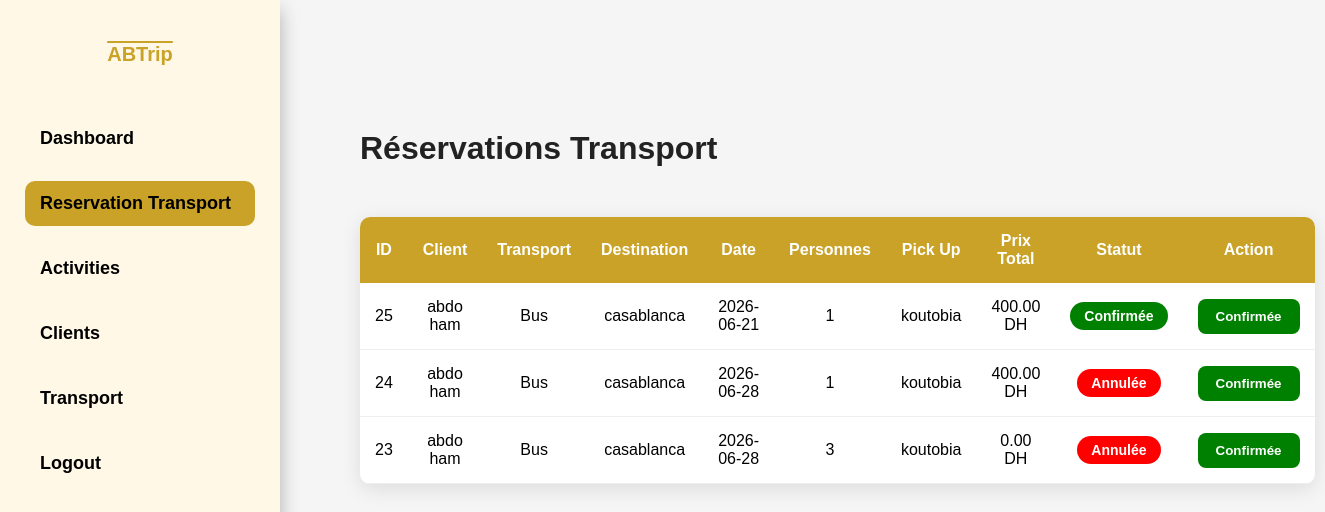
Screenshot of /Dashboard/res_trans.php (signed in) with the database file from the repository.
### tables this page shows
CREATE TABLE `reservation_transport` (
  `id_reservation_transport` int(11) NOT NULL,
  `id_client` int(11) DEFAULT NULL,
  `Id_transport` int(11) DEFAULT NULL,
  `date_transport` date DEFAULT NULL,
  `nb_personnes` int(11) DEFAULT NULL,
  `pickup` varchar(100) DEFAULT NULL,
  `prix_total` decimal(10,2) DEFAULT NULL,
  `statut` varchar(50) DEFAULT 'En attente'
);

CREATE TABLE `client` (
  `id_client` int(11) NOT NULL,
  `nom` varchar(100) NOT NULL,
  `email` varchar(100) NOT NULL,
  `telephone` varchar(20) DEFAULT NULL
);

CREATE TABLE `transport` (
  `Id_transport` int(11) NOT NULL,
  `type_transport` varchar(100) NOT NULL,
  `capacite` int(11) NOT NULL,
  `prix_transport` decimal(10,2) DEFAULT NULL,
  `disponibilite` tinyint(1) DEFAULT 1,
  `pickup` varchar(50) DEFAULT NULL,
  `Destination` varchar(50) DEFAULT NULL,
  `Image_Voiture` varchar(255) DEFAULT NULL
);

### Dashboard/res_trans.php (the view, shortened to what this page needs)
<?php
include_once("connexion.php");
$sql = "
SELECT
    rt.id_reservation_transport,
    rt.date_transport,
    rt.nb_personnes,
    rt.pickup,
    rt.prix_total,
    rt.statut,
    c.nom,
    t.type_transport,
    t.destination
FROM reservation_transport rt
JOIN client c
ON rt.id_client = c.id_client
JOIN transport t
ON rt.Id_transport = t.Id_transport
ORDER BY rt.id_reservation_transport DESC
";
$result = $pdo->query($sql);
?>
<!DOCTYPE html>
<html lang="fr">
<head>
</head>
<body>
<?php include_once("sidebar.php"); ?>
<div class="container">
    <h1 class="title">
        Réservations Transport
    </h1>
    <table>
        <thead>
            <tr>
                <th>ID</th>
                <th>Client</th>
                <th>Transport</th>
                <th>Destination</th>
                <th>Date</th>
                <th>Personnes</th>
                <th>Pick Up</th>
                <th>Prix Total</th>
                <th>Statut</th>
                <th>Action</th>
            </tr>
        </thead>
        <tbody>
        <?php while($row = $result->fetch(PDO::FETCH_ASSOC)){ ?>
            <tr>
                <td><?= $row['id_reservation_transport']; ?></td>
                <td><?= htmlspecialchars($row['nom']); ?></td>
                <td><?= htmlspecialchars($row['type_transport']); ?></td>
                <td><?= htmlspecialchars($row['destination']); ?></td>
                <td><?= $row['date_transport']; ?></td>
                <td><?= $row['nb_personnes']; ?></td>
                <td><?= htmlspecialchars($row['pickup']); ?></td>
                <td><?= $row['prix_total']; ?> DH</td>
                <td>
                    <?php
                    if($row['statut'] == "En Attente"){
                        echo "<span class='status pending'>En Attente</span>";
                    }
                    elseif($row['statut'] == "Confirmée"){
                        echo "<span class='status confirmed'>Confirmée</span>";
                    }
                    else{
                        echo "<span class='status cancel'>Annulée</span>";
                    }
                    ?>
                </td>
                <td>
                    <?php if($row['statut'] == "En Attente"){ ?>
                    <a href="?confirm=<?= $row['id_reservation_transport']; ?>">
                    <button class="btn-confirm">
                        Confirmer
                    </button>
                    </a>
                    <?php } else { ?>
                    <button class="btn-done">
                        Confirmée
                    </button>
                    <?php } ?>
                    </td>
            </tr>
        <?php } ?>
        </tbody>
    </table>
</div>
</body>
</html>

### assets/css/sidebar.css (style rules this page uses)
.container { margin-left:280px; padding:40px; width:calc(100% - 280px); transition:0.3s; }

### Dashboard/res_trans.php (style rules this page uses)
* { margin:0; padding:0; box-sizing:border-box; font-family:Arial, Helvetica, sans-serif; }
body { background:#f5f5f5; padding:40px; }
.container { width: 100%; width:calc(100% - 280px); }
.title { font-size:32px; margin:50px 0; color:#222; font-weight:bold; }
table { width:100%; border-collapse:collapse; border-radius: 10px; background:white; overflow:hidden; box-shadow:0 5px 20px rgba(0,0,0,0.1); }
table thead { background:#C9A227; color:white; }
table th, table td { padding:15px; text-align:center; }
table tbody tr { border-bottom:1px solid #eee; transition:0.3s; }
.status { padding:6px 14px; border-radius:20px; color:white; font-size:14px; font-weight:bold; }
.confirmed { background:green; }
.cancel { background:red; }
.btn-done { padding:10px 18px; border:none; background:green; color:white; border-radius:8px; font-weight:bold; }

### rows the page displays
reservation_transport: id_reservation_transport "25", id_client.nom "abdo ham", Id_transport.type_transport "Bus", Id_transport.Destination "casablanca", date_transport "2026-06-21", nb_personnes "1", pickup "koutobia", prix_total "400.00", statut "Confirmée"
reservation_transport: id_reservation_transport "24", id_client.nom "abdo ham", Id_transport.type_transport "Bus", Id_transport.Destination "casablanca", date_transport "2026-06-28", nb_personnes "1", pickup "koutobia", prix_total "400.00", statut "Annulée"
reservation_transport: id_reservation_transport "23", id_client.nom "abdo ham", Id_transport.type_transport "Bus", Id_transport.Destination "casablanca", date_transport "2026-06-28", nb_personnes "3", pickup "koutobia", prix_total "0.00", statut "Annulée"
